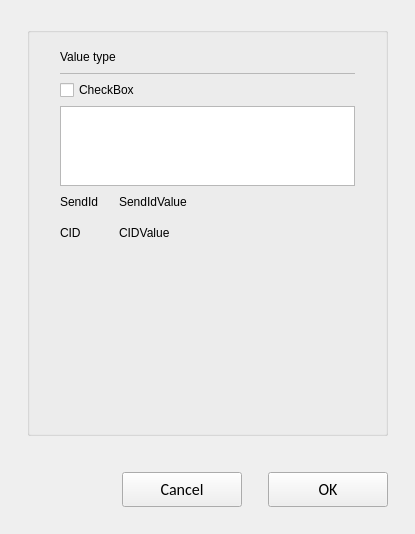
<?xml version="1.0" encoding="UTF-8"?>
<ui version="4.0">
 <class>C_SdNdeStwFlashloaderOptions</class>
 <widget class="QWidget" name="C_SdNdeStwFlashloaderOptions">
  <property name="geometry">
   <rect>
    <x>0</x>
    <y>0</y>
    <width>415</width>
    <height>534</height>
   </rect>
  </property>
  <property name="windowTitle">
   <string>Form</string>
  </property>
  <layout class="QVBoxLayout" name="verticalLayout">
   <property name="leftMargin">
    <number>27</number>
   </property>
   <property name="topMargin">
    <number>27</number>
   </property>
   <property name="rightMargin">
    <number>27</number>
   </property>
   <property name="bottomMargin">
    <number>0</number>
   </property>
   <item>
    <widget class="stw_opensyde_gui_elements::C_OgeGbx" name="pc_GroupBoxGeneral_3">
     <property name="title">
      <string/>
     </property>
     <layout class="QHBoxLayout" name="horizontalLayout_9">
      <property name="leftMargin">
       <number>30</number>
      </property>
      <property name="rightMargin">
       <number>30</number>
      </property>
      <property name="bottomMargin">
       <number>20</number>
      </property>
      <item>
       <layout class="QVBoxLayout" name="verticalLayout_5" stretch="0,0,0,0,0,0,1">
        <property name="spacing">
         <number>0</number>
        </property>
        <property name="sizeConstraint">
         <enum>QLayout::SetMinimumSize</enum>
        </property>
        <item>
         <layout class="QVBoxLayout" name="verticalLayout_6" stretch="1,0">
          <property name="spacing">
           <number>0</number>
          </property>
          <item>
           <layout class="QHBoxLayout" name="horizontalLayout_15" stretch="0,1">
            <property name="spacing">
             <number>6</number>
            </property>
            <item>
             <widget class="stw_opensyde_gui_elements::C_OgeLabHeadingGroupBold" name="pc_LabelDataElement">
              <property name="minimumSize">
               <size>
                <width>0</width>
                <height>30</height>
               </size>
              </property>
              <property name="maximumSize">
               <size>
                <width>16777215</width>
                <height>30</height>
               </size>
              </property>
              <property name="text">
               <string>Value type</string>
              </property>
             </widget>
            </item>
            <item>
             <spacer name="horizontalSpacer_27">
              <property name="orientation">
               <enum>Qt::Horizontal</enum>
              </property>
              <property name="sizeType">
               <enum>QSizePolicy::MinimumExpanding</enum>
              </property>
              <property name="sizeHint" stdset="0">
               <size>
                <width>40</width>
                <height>1</height>
               </size>
              </property>
             </spacer>
            </item>
           </layout>
          </item>
          <item>
           <layout class="QHBoxLayout" name="horizontalLayout_36" stretch="1">
            <property name="spacing">
             <number>0</number>
            </property>
            <property name="leftMargin">
             <number>0</number>
            </property>
            <property name="topMargin">
             <number>1</number>
            </property>
            <item>
             <widget class="stw_opensyde_gui_elements::C_OgeFraSeparator" name="pc_FramSperator1_4">
              <property name="minimumSize">
               <size>
                <width>0</width>
                <height>1</height>
               </size>
              </property>
              <property name="maximumSize">
               <size>
                <width>16777215</width>
                <height>1</height>
               </size>
              </property>
              <property name="frameShape">
               <enum>QFrame::StyledPanel</enum>
              </property>
              <property name="frameShadow">
               <enum>QFrame::Raised</enum>
              </property>
             </widget>
            </item>
           </layout>
          </item>
         </layout>
        </item>
        <item>
         <spacer name="verticalSpacer_2">
          <property name="orientation">
           <enum>Qt::Vertical</enum>
          </property>
          <property name="sizeType">
           <enum>QSizePolicy::Fixed</enum>
          </property>
          <property name="sizeHint" stdset="0">
           <size>
            <width>20</width>
            <height>6</height>
           </size>
          </property>
         </spacer>
        </item>
        <item>
         <widget class="stw_opensyde_gui_elements::C_OgeChxProperties" name="pc_CheckBoxUseResetMessage">
          <property name="text">
           <string>CheckBox</string>
          </property>
         </widget>
        </item>
        <item>
         <spacer name="verticalSpacer_3">
          <property name="orientation">
           <enum>Qt::Vertical</enum>
          </property>
          <property name="sizeType">
           <enum>QSizePolicy::Fixed</enum>
          </property>
          <property name="sizeHint" stdset="0">
           <size>
            <width>20</width>
            <height>6</height>
           </size>
          </property>
         </spacer>
        </item>
        <item>
         <widget class="stw_opensyde_gui::C_SdNdeSfoResetMessageTableView" name="pc_TableView">
          <property name="maximumSize">
           <size>
            <width>16777215</width>
            <height>80</height>
           </size>
          </property>
         </widget>
        </item>
        <item>
         <layout class="QGridLayout" name="gridLayout">
          <property name="horizontalSpacing">
           <number>20</number>
          </property>
          <item row="0" column="1">
           <widget class="stw_opensyde_gui_elements::C_OgeLabGroupItemValue" name="pc_LabelSendIdValue">
            <property name="text">
             <string>SendIdValue</string>
            </property>
           </widget>
          </item>
          <item row="0" column="0">
           <widget class="stw_opensyde_gui_elements::C_OgeLabGroupItem" name="pc_LabelSendId">
            <property name="minimumSize">
             <size>
              <width>0</width>
              <height>31</height>
             </size>
            </property>
            <property name="text">
             <string>SendId</string>
            </property>
           </widget>
          </item>
          <item row="1" column="0">
           <widget class="stw_opensyde_gui_elements::C_OgeLabGroupItem" name="pc_LabelCompanyId">
            <property name="minimumSize">
             <size>
              <width>0</width>
              <height>31</height>
             </size>
            </property>
            <property name="text">
             <string>CID</string>
            </property>
           </widget>
          </item>
          <item row="1" column="1">
           <widget class="stw_opensyde_gui_elements::C_OgeLabGroupItemValue" name="pc_LabelCompanyIdValue">
            <property name="text">
             <string>CIDValue</string>
            </property>
           </widget>
          </item>
          <item row="0" column="2">
           <spacer name="horizontalSpacer">
            <property name="orientation">
             <enum>Qt::Horizontal</enum>
            </property>
            <property name="sizeHint" stdset="0">
             <size>
              <width>40</width>
              <height>10</height>
             </size>
            </property>
           </spacer>
          </item>
         </layout>
        </item>
        <item>
         <spacer name="verticalSpacer">
          <property name="orientation">
           <enum>Qt::Vertical</enum>
          </property>
          <property name="sizeHint" stdset="0">
           <size>
            <width>20</width>
            <height>10</height>
           </size>
          </property>
         </spacer>
        </item>
       </layout>
      </item>
     </layout>
    </widget>
   </item>
   <item>
    <spacer name="pc_VerticalSpacerButtonsObove">
     <property name="orientation">
      <enum>Qt::Vertical</enum>
     </property>
     <property name="sizeType">
      <enum>QSizePolicy::Fixed</enum>
     </property>
     <property name="sizeHint" stdset="0">
      <size>
       <width>20</width>
       <height>30</height>
      </size>
     </property>
    </spacer>
   </item>
   <item>
    <layout class="QHBoxLayout" name="horizontalLayout_7">
     <item>
      <spacer name="horizontalSpacer_3">
       <property name="orientation">
        <enum>Qt::Horizontal</enum>
       </property>
       <property name="sizeHint" stdset="0">
        <size>
         <width>40</width>
         <height>20</height>
        </size>
       </property>
      </spacer>
     </item>
     <item>
      <widget class="stw_opensyde_gui_elements::C_OgePubCancel" name="pc_BushButtonCancel">
       <property name="minimumSize">
        <size>
         <width>120</width>
         <height>35</height>
        </size>
       </property>
       <property name="maximumSize">
        <size>
         <width>120</width>
         <height>35</height>
        </size>
       </property>
       <property name="font">
        <font>
         <family>Calibri</family>
         <pointsize>12</pointsize>
        </font>
       </property>
       <property name="text">
        <string>Cancel</string>
       </property>
      </widget>
     </item>
     <item>
      <spacer name="horizontalSpacer_4">
       <property name="orientation">
        <enum>Qt::Horizontal</enum>
       </property>
       <property name="sizeType">
        <enum>QSizePolicy::Fixed</enum>
       </property>
       <property name="sizeHint" stdset="0">
        <size>
         <width>20</width>
         <height>20</height>
        </size>
       </property>
      </spacer>
     </item>
     <item>
      <widget class="stw_opensyde_gui_elements::C_OgePubDialog" name="pc_BushButtonOk">
       <property name="minimumSize">
        <size>
         <width>120</width>
         <height>35</height>
        </size>
       </property>
       <property name="maximumSize">
        <size>
         <width>120</width>
         <height>35</height>
        </size>
       </property>
       <property name="font">
        <font>
         <family>Calibri</family>
         <pointsize>12</pointsize>
        </font>
       </property>
       <property name="text">
        <string>OK</string>
       </property>
      </widget>
     </item>
    </layout>
   </item>
   <item>
    <spacer name="verticalSpacer_7">
     <property name="orientation">
      <enum>Qt::Vertical</enum>
     </property>
     <property name="sizeType">
      <enum>QSizePolicy::Fixed</enum>
     </property>
     <property name="sizeHint" stdset="0">
      <size>
       <width>20</width>
       <height>27</height>
      </size>
     </property>
    </spacer>
   </item>
  </layout>
 </widget>
 <customwidgets>
  <customwidget>
   <class>stw_opensyde_gui_elements::C_OgePubCancel</class>
   <extends>QPushButton</extends>
   <header>C_OgePubCancel.h</header>
  </customwidget>
  <customwidget>
   <class>stw_opensyde_gui_elements::C_OgePubDialog</class>
   <extends>QPushButton</extends>
   <header>C_OgePubDialog.h</header>
  </customwidget>
  <customwidget>
   <class>stw_opensyde_gui_elements::C_OgeGbx</class>
   <extends>QGroupBox</extends>
   <header>C_OgeGbx.h</header>
   <container>1</container>
  </customwidget>
  <customwidget>
   <class>stw_opensyde_gui_elements::C_OgeLabGroupItem</class>
   <extends>QLabel</extends>
   <header>C_OgeLabGroupItem.h</header>
  </customwidget>
  <customwidget>
   <class>stw_opensyde_gui_elements::C_OgeLabHeadingGroupBold</class>
   <extends>QLabel</extends>
   <header>C_OgeLabHeadingGroupBold.h</header>
  </customwidget>
  <customwidget>
   <class>stw_opensyde_gui_elements::C_OgeFraSeparator</class>
   <extends>QFrame</extends>
   <header>C_OgeFraSeparator.h</header>
   <container>1</container>
  </customwidget>
  <customwidget>
   <class>stw_opensyde_gui_elements::C_OgeChxProperties</class>
   <extends>QCheckBox</extends>
   <header>C_OgeChxProperties.h</header>
  </customwidget>
  <customwidget>
   <class>stw_opensyde_gui_elements::C_OgeLabGroupItemValue</class>
   <extends>QLabel</extends>
   <header>C_OgeLabGroupItemValue.h</header>
  </customwidget>
  <customwidget>
   <class>stw_opensyde_gui::C_SdNdeSfoResetMessageTableView</class>
   <extends>QTableView</extends>
   <header>C_SdNdeSfoResetMessageTableView.h</header>
  </customwidget>
 </customwidgets>
 <resources/>
 <connections/>
</ui>
